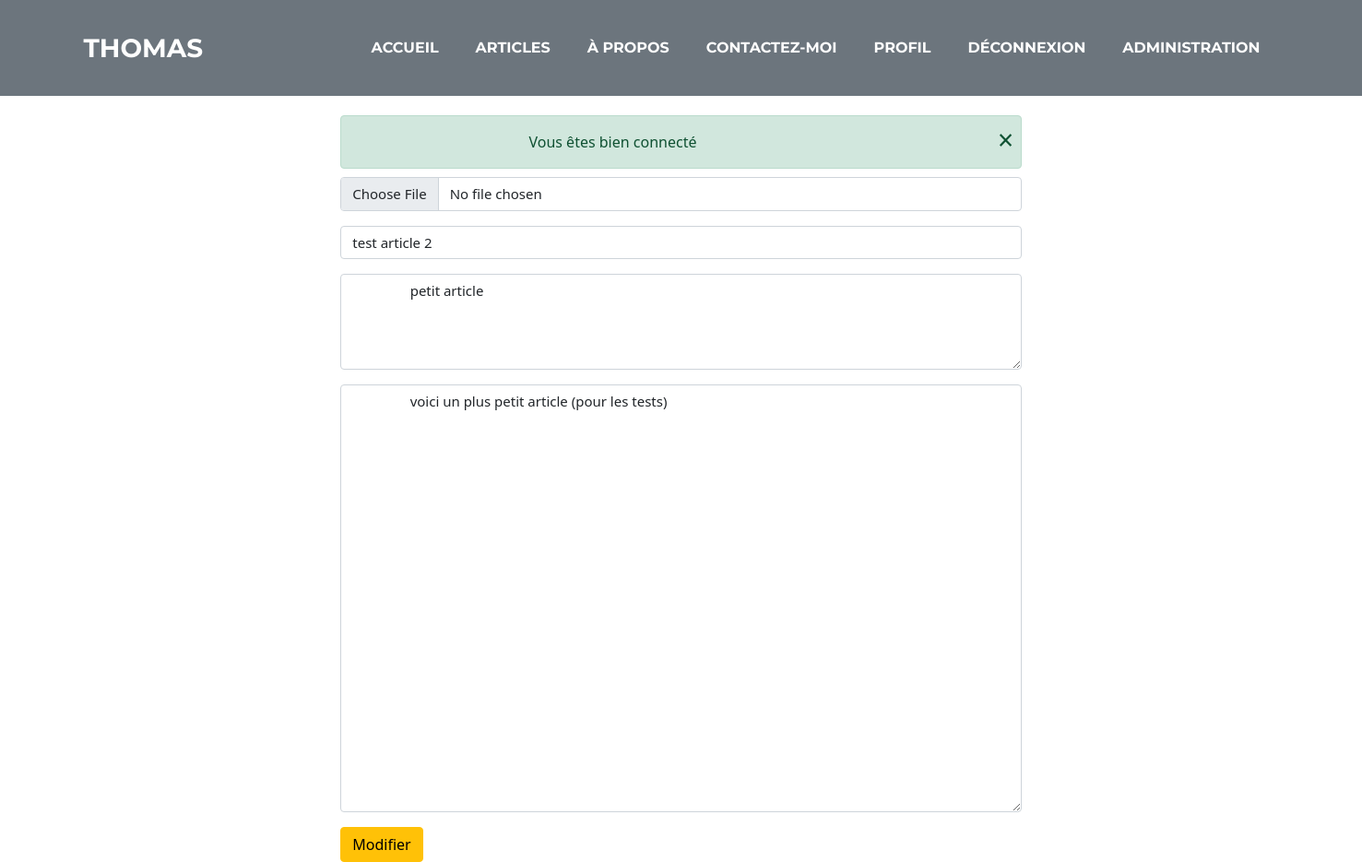
The app's page /index.php?action=administration&task=updateArticle&id=10 (signed in) with its own data.
### tables this page shows
CREATE TABLE `article` (
  `id` int(5) NOT NULL,
  `title` varchar(255) NOT NULL,
  `chapo` varchar(255) NOT NULL,
  `content` text NOT NULL,
  `created_at` date NOT NULL,
  `updated_at` date DEFAULT NULL,
  `id_user` int(5) NOT NULL,
  `image` varchar(255) DEFAULT NULL
);

### libraries/Renderer.php (called while the page is built, shortened)
<?php
class Renderer
{
    public static function render(string $path, array $variables = [])
    {
        extract($variables);
        require('views/' . $path . '.php');
        require('views/template.php');
    }
}

### libraries/controllers/Administration.php (called while the page is built, shortened)
<?php
class Administration
{
    public function updateArticle()
    {
        $id_article = null;
        if (!empty($_GET['id'])){
            $id_article = $_GET['id'];
        }
        $articleModel = new \Models\Article();
        $article = $articleModel->find($id_article);
        \Renderer::render('updateArticle', compact('pageTitle', 'article'));
    }
}

### libraries/Application.php (called while the page is built, shortened)
<?php
class Application
{
    public static function process()
    {
        $task = "index";
        if (!empty($_GET['task'])){
            $task = $_GET['task'];
        }
        $controller = new $controllerName();
        $controller->$task();
    }
}

### index.php (called while the page is built, shortened)
<?php
require_once('libraries/autoload.php');
\Application::process();

### libraries/autoload.php (called while the page is built, shortened)
<?php
spl_autoload_register(function($className){
    $className = str_replace("\\", "/", $className);
});

### libraries/Database.php (called while the page is built)
<?php
class Database
{
    private static $instance = null;
    public static function getPdo(): PDO
    {
        if (self::$instance === null)
        {
            self::$instance = new PDO('mysql:host=localhost;dbname=blog;charset=utf8', 'root', '', [
                PDO::ATTR_ERRMODE => PDO::ERRMODE_EXCEPTION,
                PDO::ATTR_DEFAULT_FETCH_MODE => PDO::FETCH_ASSOC
            ]);
        }
        return self::$instance;
    }
}

### libraries/models/Model.php (called while the page is built, shortened)
<?php
abstract class Model
{
    protected $pdo;
    protected $table;
    public function __construct()
    {
        $this->pdo = \Database::getPdo();
    }
    public function find(int $id)
    {
        $query = $this->pdo->prepare("SELECT * FROM {$this->table} WHERE id = :id");
        $query->execute(['id' => $id]);
        $item = $query->fetch();
        return $item;
    }
}

### views/updateArticle.php (the view, shortened to what this page needs)
<div class="col-lg-6 offset-lg-3 col-10 offset-1 content-height">
    <h1>Modifier un article</h1>
    <form method="POST" action="index.php?action=article&task=update&id=<?= $article['id']; ?>" enctype="multipart/form-data">
        <div class="form-group mt-3">
            <input type="file" class="form-control" name="image" accept="image/png, image/jpeg">
        </div>
        <div class="form-group mt-3">
            <input type="text" class="form-control" name="title" value="<?= $article['title']; ?>">
        </div>
        <div class="form-group mt-3">
            <textarea class="form-control" rows="4" name="chapo" placeholder="Description de votre article (255 caractères max)" maxlength="255">
                <?= $article['chapo']; ?>
            </textarea>
        </div>
        <div class="form-group mt-3">
            <textarea class="form-control" rows="20" name="content" placeholder="Contenu de votre article">
                <?= $article['content']; ?>
            </textarea>
        </div>
        <button type="submit" class="btn btn-warning mt-3">Modifier</button>
    </form>
</div>
<?php require('template.php'); ?>

### public/css/style.css (style rules this page uses)
.content-height { padding-top: 8rem; }
.form-control { font-size: 15px !important; }

### records on screen
article: title "test article 2", chapo "petit article", content "voici un plus petit article (pour les tests)"

### other values on screen
$msgContent "Vous êtes bien connecté"
